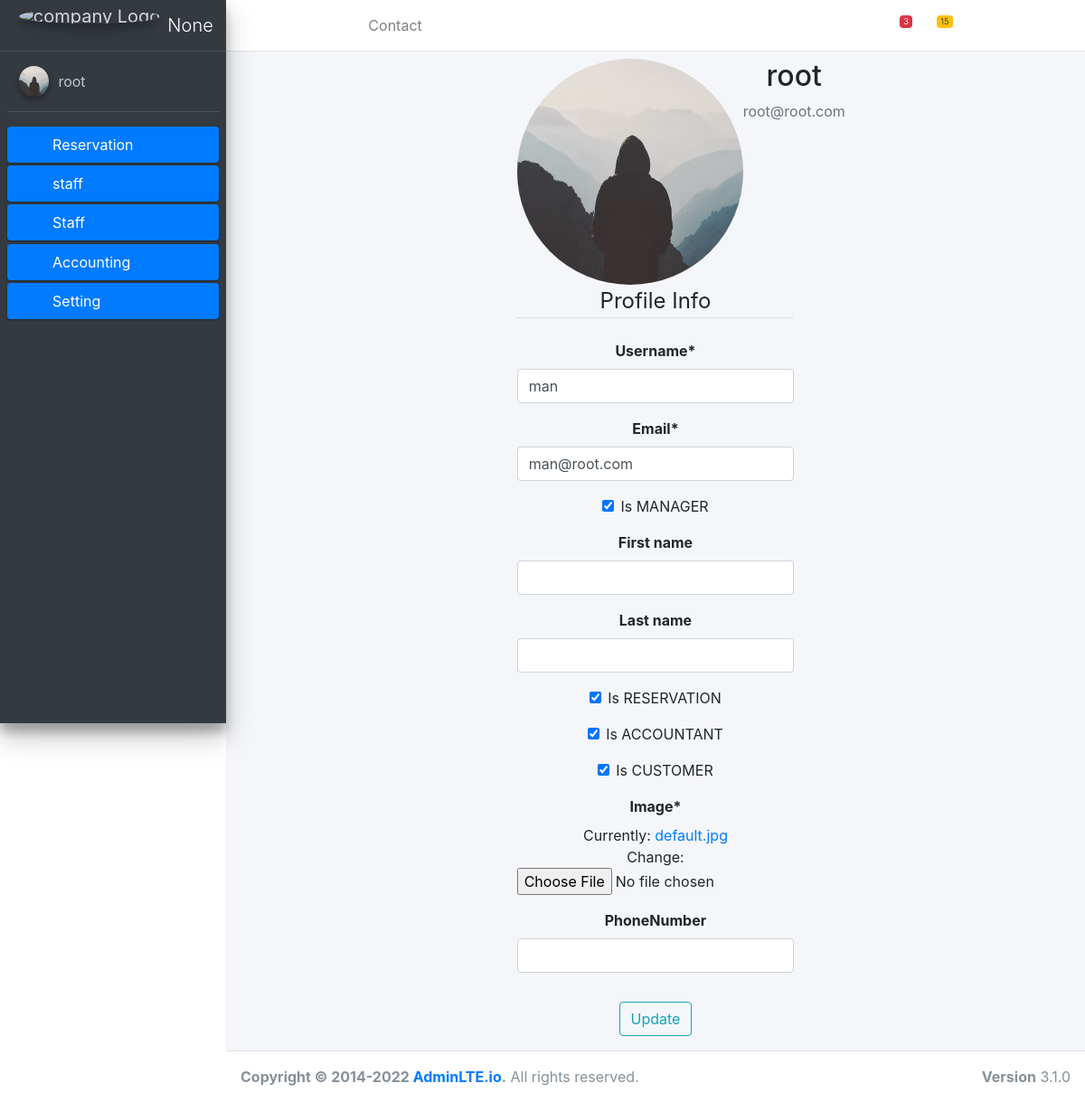
Page /users/profile/3/ (signed in) on the earlier database version.
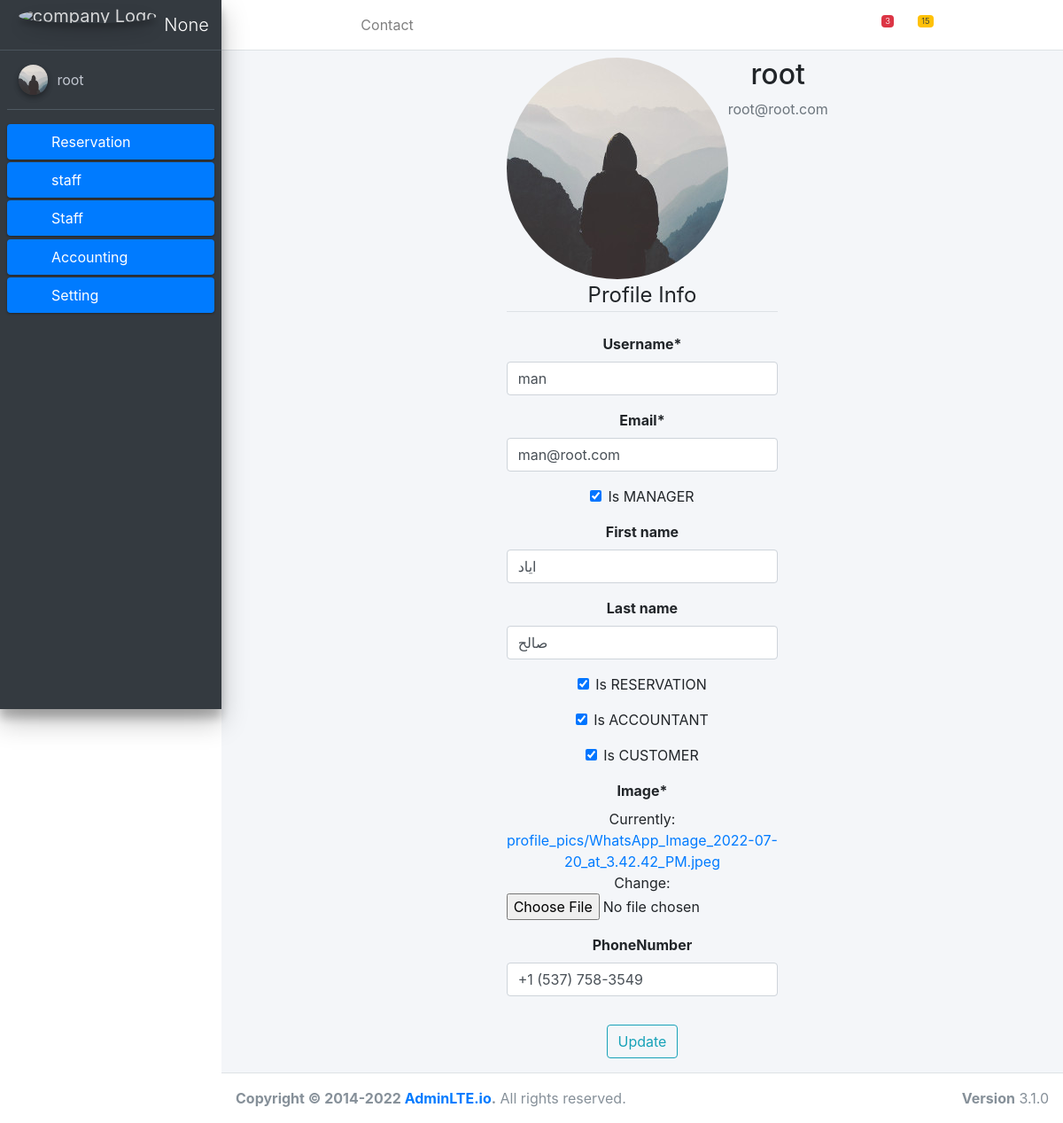
Same page on the later database version.
### users/models.py (models this page shows, shortened)
class MyUser(AbstractBaseUser, PermissionsMixin):
    email = models.EmailField(_('email address'), unique=True)
    username = models.CharField(_('username'), max_length=250, unique=True)
    first_name = models.CharField(_('first name'), max_length=50, blank=True)
    last_name = models.CharField(_('last name'), max_length=50, blank=True)
    date_joined = models.DateTimeField(_('date joined'), auto_now_add=True)
    is_active = models.BooleanField(_('active'), default=True)
    is_staff = models.BooleanField(default=False)
    is_superuser = models.BooleanField(default=False)
    avatar = models.ImageField(upload_to='avatars/', null=True, blank=True)
    is_MANAGER= models.BooleanField(default=False)
    is_RESERVATION= models.BooleanField(default=False)
    is_ACCOUNTANT= models.BooleanField(default=False)
    is_CUSTOMER= models.BooleanField(default=False)
    objects = UserManager()
    company    = models.ForeignKey(Company, blank=True, null=True, on_delete=models.SET_NULL)
    sub_customer   = models.ForeignKey(Customer, null=True,blank=True, on_delete=models.SET_NULL, related_name='sub_customer')
    USERNAME_FIELD = 'username'
    REQUIRED_FIELDS = ['email']
    class Meta:
        verbose_name = _('user')
        verbose_name_plural = _('users')

class Profile(models.Model):
    user  = models.OneToOneField(settings.AUTH_USER_MODEL, on_delete=models.SET_NULL , null=True, blank=True)
    image = models.ImageField(default='default.jpg', upload_to='profile_pics')
    phoneNumber = models.CharField(max_length = 25, unique = True, blank= True, null= True)
    create_at = models.DateTimeField(auto_now_add=True)
    update_at = models.DateTimeField(auto_now=True)

### users/views.py (the view)
# urls.py: path('profile/<int:pk>/', profile, name='profile'),
@login_required
def profile(request, pk):
    user = get_object_or_404(MyUser, pk=pk)
    if request.method == 'POST':
        u_form = UserUpdateForm(request.POST, instance=user)
        p_form = ProfileUpdateForm(request.POST,
                                   request.FILES,
                                   instance=user.profile)
        if u_form.is_valid() and p_form.is_valid():
            u_form.save()
            p_form.save()
            messages.success(request, f' account has been updated!')
            return redirect('company_index')
    else:
        u_form = UserUpdateForm(instance=user)
        p_form = ProfileUpdateForm(instance=user.profile)
    context = {
        'u_form': u_form,
        'p_form': p_form
    }
    return render(request, 'users/profile.html', context)

### users/forms.py
class UserUpdateForm(forms.ModelForm):
    email = forms.EmailField()
    class Meta:
        model = MyUser
        fields = ['username', 'email','is_MANAGER',
                  'first_name','last_name','is_RESERVATION',
                   'is_ACCOUNTANT','is_CUSTOMER']

class ProfileUpdateForm(forms.ModelForm):
    class Meta:
        model = Profile
        fields = ['image','phoneNumber']

### users/templates/users/profile.html (shortened to what this page needs)
{% extends "base.html" %}
{% load crispy_forms_tags %}
{% block content %}
    <div class="row text-center pt-2">
      <div class="col-md-4 offset-md-4" >
      <div class="media">
        <img class="rounded-circle account-img" src="{{ user.profile.image.url }}">
        <div class="media-body">
          <h2 class="account-heading">{{ user.username }}</h2>
          <p class="text-secondary">{{ user.email }}</p>
        </div>
      </div>
      <form method="POST" enctype="multipart/form-data">
          <fieldset class="form-group">
              <legend class="border-bottom mb-4">Profile Info</legend>
              {{ u_form|crispy }}
              {{ p_form|crispy }}
          </fieldset>
          <div class="form-group">
              <button class="btn btn-outline-info" type="submit">Update</button>
          </div>
      </form>
    </div></div>
{% endblock content %}

Differences in the rows shown:
changed MyUser "man": first_name (not shown) → "اياد"; last_name (not shown) → "صالح"
changed Profile: phoneNumber (not shown) → "+1 (537) 758-3549"
Other differences:
text no longer shown: "Image * Currently: default.jpg Change: PhoneNumber"
text now shown: "Image * Currently: profile_pics/WhatsApp_Image_2022-07-20_at_3.42.42_PM.jpeg Change: PhoneNumber"
